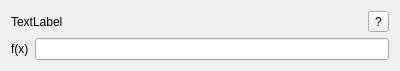
<?xml version="1.0" encoding="UTF-8"?>
<ui version="4.0">
 <class>SpectrumEditorCustomCFunction</class>
 <widget class="QWidget" name="SpectrumEditorCustomCFunction">
  <property name="geometry">
   <rect>
    <x>0</x>
    <y>0</y>
    <width>400</width>
    <height>64</height>
   </rect>
  </property>
  <property name="windowTitle">
   <string>Form</string>
  </property>
  <layout class="QVBoxLayout" name="verticalLayout">
   <item>
    <layout class="QHBoxLayout" name="horizontalLayout_2">
     <item>
      <widget class="QLabel" name="labelFunctionExp">
       <property name="text">
        <string>TextLabel</string>
       </property>
      </widget>
     </item>
     <item>
      <widget class="QToolButton" name="buttonHelp">
       <property name="text">
        <string>?</string>
       </property>
      </widget>
     </item>
    </layout>
   </item>
   <item>
    <layout class="QHBoxLayout" name="horizontalLayout">
     <item>
      <widget class="QLabel" name="label_2">
       <property name="text">
        <string>f(x)</string>
       </property>
      </widget>
     </item>
     <item>
      <widget class="QLineEdit" name="lineFunctionExp"/>
     </item>
    </layout>
   </item>
  </layout>
 </widget>
 <resources/>
 <connections/>
</ui>
